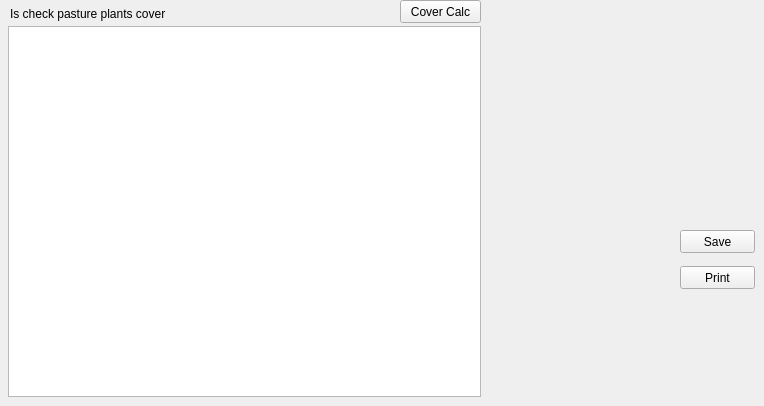
   <widget class="QWidget" name="tab_5">
    <attribute name="title">
     <string>Land Cover</string>
    </attribute>
    <widget class="QTableWidget" name="pasture_values_twidget">
     <property name="geometry">
      <rect>
       <x>8</x>
       <y>26</y>
       <width>473</width>
       <height>371</height>
      </rect>
     </property>
    </widget>
    <widget class="QPushButton" name="pushButton">
     <property name="geometry">
      <rect>
       <x>680</x>
       <y>266</y>
       <width>75</width>
       <height>23</height>
      </rect>
     </property>
     <property name="text">
      <string>Print</string>
     </property>
    </widget>
    <widget class="QPushButton" name="pasture_value_save_button">
     <property name="geometry">
      <rect>
       <x>680</x>
       <y>230</y>
       <width>75</width>
       <height>23</height>
      </rect>
     </property>
     <property name="text">
      <string>Save</string>
     </property>
    </widget>
    <widget class="QLabel" name="label_2">
     <property name="geometry">
      <rect>
       <x>10</x>
       <y>6</y>
       <width>391</width>
       <height>16</height>
      </rect>
     </property>
     <property name="text">
      <string>Is check pasture plants cover</string>
     </property>
    </widget>
    <widget class="QPushButton" name="cover_calc_button">
     <property name="geometry">
      <rect>
       <x>400</x>
       <y>0</y>
       <width>81</width>
       <height>23</height>
      </rect>
     </property>
     <property name="text">
      <string>Cover Calc</string>
     </property>
    </widget>
   </widget>
